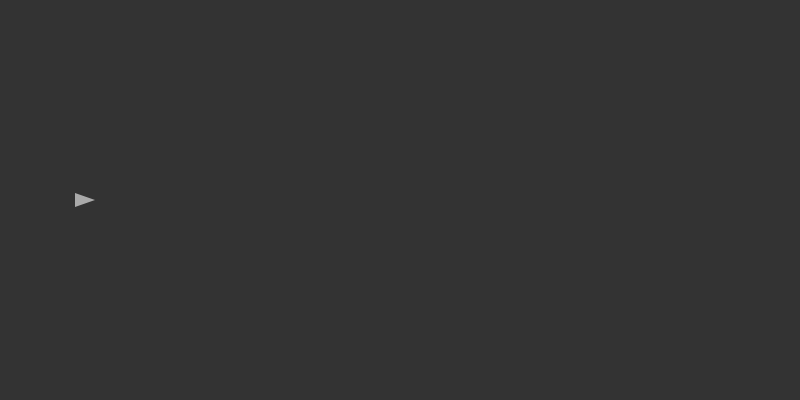
Frame 1 (no input)
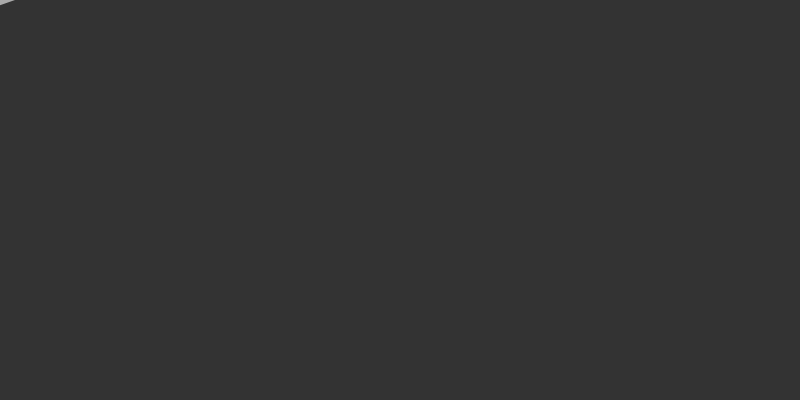
Frame 60 (the mouse pressed at the canvas centre just before this capture)
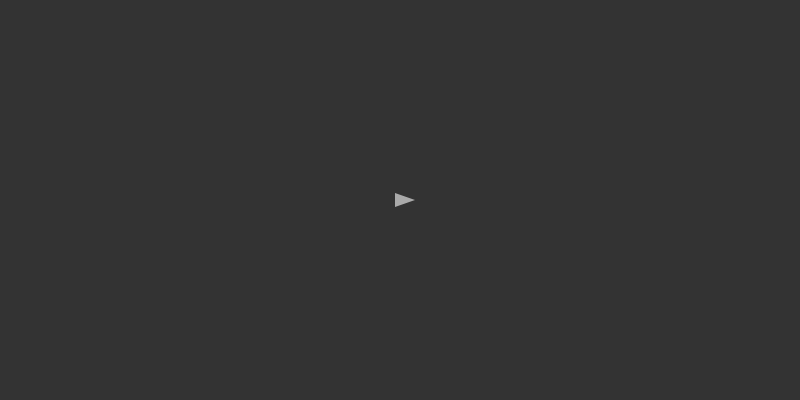
Frame 120 (the mouse held since frame 60 and released just before this capture)

The Processing sketch that drew these frames (run headless with seeded random() and noise(); from frame 60 on, the mouse is pressed at the canvas centre):

// Processing sketch: Shooter
// ── Shooter.pde
PlayerShip ship;
int dir;

void setup(){
  size(800, 400);
  ship = new PlayerShip(80, height/2);
}

void draw(){
  background(51);
  ship.update();
}

// ── Entities.pde
public class PlayerShip{
  public PVector pos;
  
  public PlayerShip(float initX, float initY){
    this.pos = new PVector(initX, initY);
  }
  
  public void update(){
    shipImage();
    if(keyPressed){
      if(key == ' '){
        this.shoot();
      }
    }
    shipControl();
    
    for(int i = 0; i<bullets.size()-1; i++){
      bullets.get(i).update();
      if(bullets.get(i).isOffScreen()){
        bullets.remove(i);
      }
    }
    
    _fr -= 0.1;
  }
  
  float current = 1;
  private void shipControl(){
    PVector vel = new PVector(mouseX, mouseY);
    vel.sub(this.pos);
    this.pos.add(vel);
    
    if(current >= 2) current = 1;
    else current += 0.01;
  }
  
  private void shipImage(){
    noStroke();
    fill(170);
    triangle(this.pos.x + 15, this.pos.y, this.pos.x - 5, this.pos.y - 7, this.pos.x -5, this.pos.y + 7);
  }
  
  private ArrayList<Bullet> bullets = new ArrayList();
  private int fireRate = 5;
  private int _fr = fireRate;
  private void shoot(){
    if(_fr <= 0){
      bullets.add(new Bullet(this.pos.x + 10, this.pos.y));
      _fr = fireRate;
    }
  }
}

private class Bullet{
  public float x, y;
  public Bullet(float initX, float initY){
    this.x = initX;
    this.y = initY;
  }
  
  public void update(){
    this.x += 3;
    this.render();
  }
  
  private void render(){
    stroke(255, 31, 0);
    strokeWeight(3);
    line(this.x, this.y, this.x + 3, this.y);
  }
  
  public boolean isOffScreen(){
    if(this.x >= width + 30){
      return true;
    }
    else return false;
  }
}
